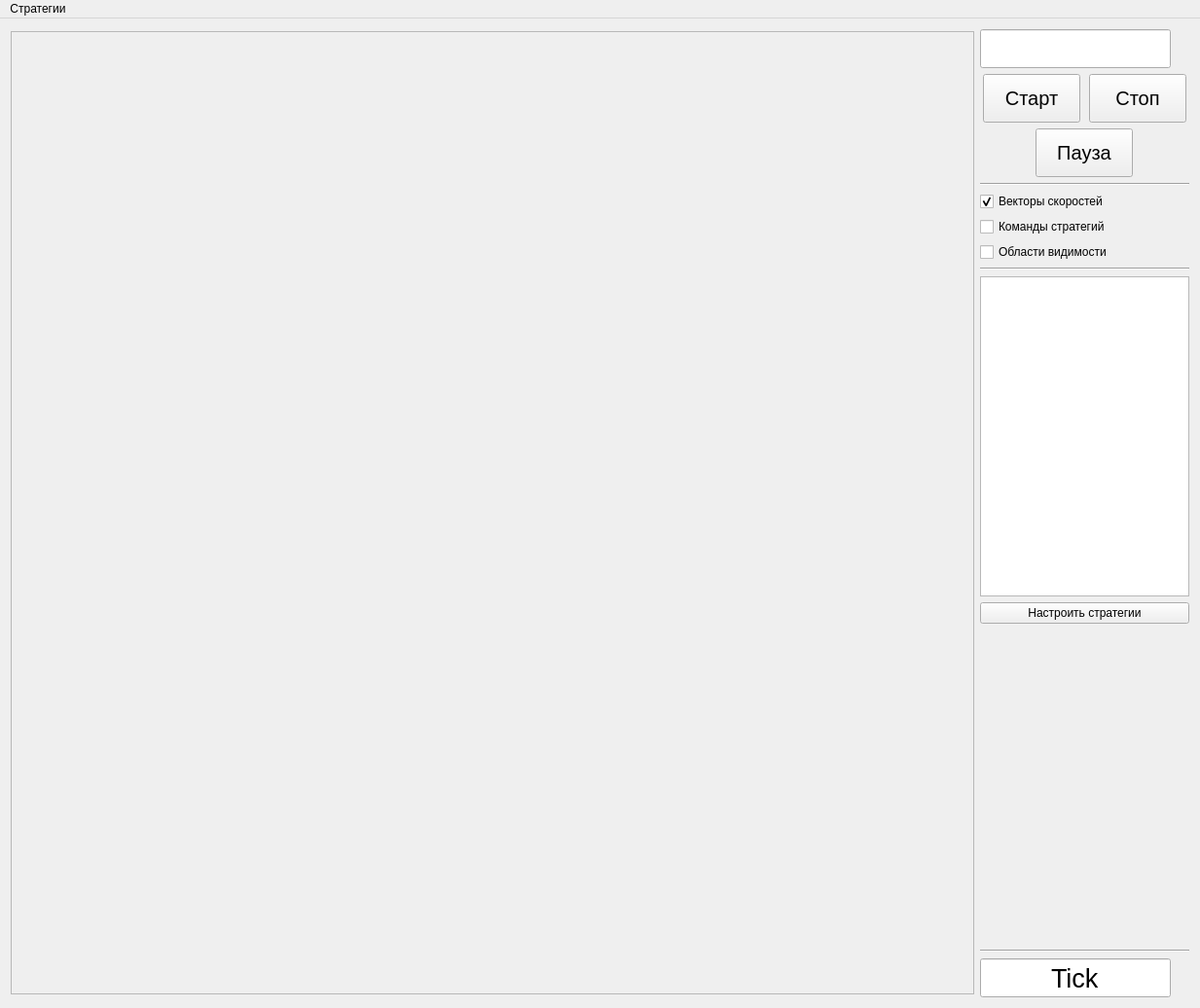
<?xml version="1.0" encoding="UTF-8"?>
<ui version="4.0">
 <class>MainWindow</class>
 <widget class="QMainWindow" name="MainWindow">
  <property name="geometry">
   <rect>
    <x>0</x>
    <y>0</y>
    <width>1233</width>
    <height>1036</height>
   </rect>
  </property>
  <property name="windowTitle">
   <string>MainWindow</string>
  </property>
  <widget class="QWidget" name="centralWidget">
   <layout class="QHBoxLayout" name="horizontalLayout_3">
    <item>
     <widget class="QFrame" name="viewport">
      <property name="sizePolicy">
       <sizepolicy hsizetype="Fixed" vsizetype="Fixed">
        <horstretch>0</horstretch>
        <verstretch>0</verstretch>
       </sizepolicy>
      </property>
      <property name="minimumSize">
       <size>
        <width>990</width>
        <height>990</height>
       </size>
      </property>
      <property name="focusPolicy">
       <enum>Qt::StrongFocus</enum>
      </property>
      <property name="styleSheet">
       <string notr="true"/>
      </property>
      <property name="frameShape">
       <enum>QFrame::StyledPanel</enum>
      </property>
      <property name="frameShadow">
       <enum>QFrame::Raised</enum>
      </property>
     </widget>
    </item>
    <item>
     <layout class="QVBoxLayout" name="verticalLayout">
      <item>
       <widget class="QLineEdit" name="txt_seed">
        <property name="sizePolicy">
         <sizepolicy hsizetype="Fixed" vsizetype="Fixed">
          <horstretch>0</horstretch>
          <verstretch>0</verstretch>
         </sizepolicy>
        </property>
        <property name="minimumSize">
         <size>
          <width>0</width>
          <height>40</height>
         </size>
        </property>
        <property name="maximumSize">
         <size>
          <width>196</width>
          <height>16777215</height>
         </size>
        </property>
        <property name="font">
         <font>
          <pointsize>20</pointsize>
         </font>
        </property>
        <property name="text">
         <string/>
        </property>
        <property name="alignment">
         <set>Qt::AlignCenter</set>
        </property>
       </widget>
      </item>
      <item>
       <layout class="QHBoxLayout" name="horizontalLayout">
        <item>
         <widget class="QPushButton" name="btn_start">
          <property name="sizePolicy">
           <sizepolicy hsizetype="Fixed" vsizetype="Fixed">
            <horstretch>0</horstretch>
            <verstretch>0</verstretch>
           </sizepolicy>
          </property>
          <property name="minimumSize">
           <size>
            <width>100</width>
            <height>50</height>
           </size>
          </property>
          <property name="font">
           <font>
            <pointsize>15</pointsize>
           </font>
          </property>
          <property name="text">
           <string>Старт</string>
          </property>
         </widget>
        </item>
        <item>
         <widget class="QPushButton" name="btn_stop">
          <property name="sizePolicy">
           <sizepolicy hsizetype="Fixed" vsizetype="Fixed">
            <horstretch>0</horstretch>
            <verstretch>0</verstretch>
           </sizepolicy>
          </property>
          <property name="minimumSize">
           <size>
            <width>100</width>
            <height>50</height>
           </size>
          </property>
          <property name="font">
           <font>
            <pointsize>15</pointsize>
           </font>
          </property>
          <property name="text">
           <string>Стоп</string>
          </property>
         </widget>
        </item>
       </layout>
      </item>
      <item>
       <layout class="QHBoxLayout" name="horizontalLayout_2">
        <item>
         <widget class="QPushButton" name="btn_pause">
          <property name="sizePolicy">
           <sizepolicy hsizetype="Fixed" vsizetype="Fixed">
            <horstretch>0</horstretch>
            <verstretch>0</verstretch>
           </sizepolicy>
          </property>
          <property name="minimumSize">
           <size>
            <width>100</width>
            <height>50</height>
           </size>
          </property>
          <property name="font">
           <font>
            <pointsize>15</pointsize>
           </font>
          </property>
          <property name="text">
           <string>Пауза</string>
          </property>
         </widget>
        </item>
       </layout>
      </item>
      <item>
       <widget class="Line" name="line">
        <property name="orientation">
         <enum>Qt::Horizontal</enum>
        </property>
       </widget>
      </item>
      <item>
       <widget class="QCheckBox" name="cbx_speed">
        <property name="text">
         <string>Векторы скоростей</string>
        </property>
        <property name="checked">
         <bool>true</bool>
        </property>
       </widget>
      </item>
      <item>
       <widget class="QCheckBox" name="cbx_forces">
        <property name="text">
         <string>Команды стратегий</string>
        </property>
       </widget>
      </item>
      <item>
       <widget class="QCheckBox" name="cbx_fog">
        <property name="text">
         <string>Области видимости</string>
        </property>
       </widget>
      </item>
      <item>
       <widget class="Line" name="line_3">
        <property name="orientation">
         <enum>Qt::Horizontal</enum>
        </property>
       </widget>
      </item>
      <item>
       <widget class="QListWidget" name="leaders"/>
      </item>
      <item>
       <widget class="QPushButton" name="btn_strategies_settings">
        <property name="text">
         <string>Настроить стратегии</string>
        </property>
       </widget>
      </item>
      <item>
       <spacer name="verticalSpacer">
        <property name="orientation">
         <enum>Qt::Vertical</enum>
        </property>
        <property name="sizeHint" stdset="0">
         <size>
          <width>20</width>
          <height>40</height>
         </size>
        </property>
       </spacer>
      </item>
      <item>
       <widget class="Line" name="line_2">
        <property name="orientation">
         <enum>Qt::Horizontal</enum>
        </property>
       </widget>
      </item>
      <item>
       <widget class="QLineEdit" name="txt_ticks">
        <property name="sizePolicy">
         <sizepolicy hsizetype="Fixed" vsizetype="Fixed">
          <horstretch>0</horstretch>
          <verstretch>0</verstretch>
         </sizepolicy>
        </property>
        <property name="minimumSize">
         <size>
          <width>0</width>
          <height>40</height>
         </size>
        </property>
        <property name="maximumSize">
         <size>
          <width>196</width>
          <height>16777215</height>
         </size>
        </property>
        <property name="font">
         <font>
          <pointsize>20</pointsize>
         </font>
        </property>
        <property name="text">
         <string>Tick</string>
        </property>
        <property name="alignment">
         <set>Qt::AlignCenter</set>
        </property>
        <property name="readOnly">
         <bool>true</bool>
        </property>
       </widget>
      </item>
     </layout>
    </item>
   </layout>
  </widget>
  <widget class="QMenuBar" name="menuBar">
   <property name="geometry">
    <rect>
     <x>0</x>
     <y>0</y>
     <width>1233</width>
     <height>22</height>
    </rect>
   </property>
   <widget class="QMenu" name="menu_strategies">
    <property name="title">
     <string>Стратегии</string>
    </property>
    <addaction name="action_1"/>
   </widget>
   <addaction name="menu_strategies"/>
  </widget>
  <action name="action_1">
   <property name="text">
    <string>Настроить</string>
   </property>
  </action>
 </widget>
 <layoutdefault spacing="6" margin="11"/>
 <tabstops>
  <tabstop>txt_ticks</tabstop>
  <tabstop>txt_seed</tabstop>
  <tabstop>btn_start</tabstop>
  <tabstop>btn_stop</tabstop>
  <tabstop>btn_pause</tabstop>
  <tabstop>cbx_speed</tabstop>
  <tabstop>cbx_forces</tabstop>
  <tabstop>cbx_fog</tabstop>
  <tabstop>leaders</tabstop>
 </tabstops>
 <resources/>
 <connections/>
</ui>
